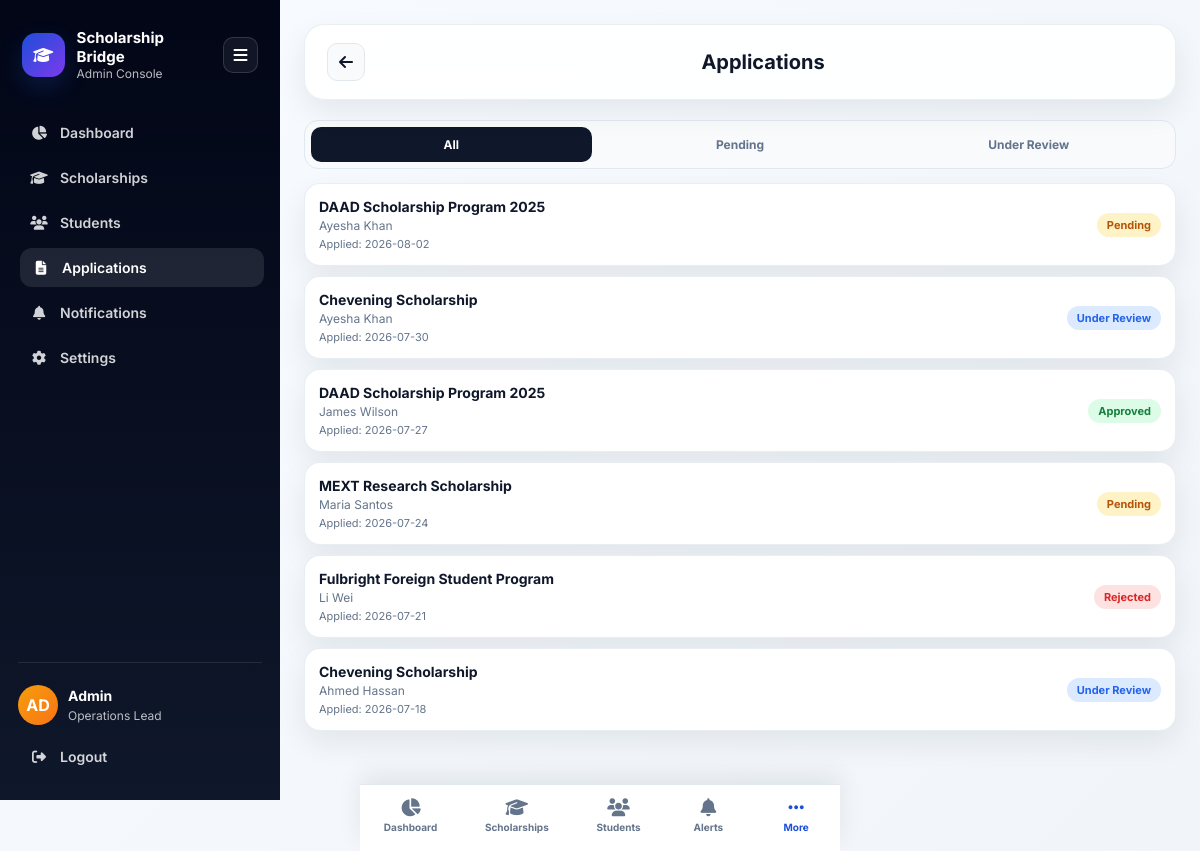
The page /admin/applications (signed in) on the database its author committed.
### tables this page shows
CREATE TABLE applications (
            id INTEGER PRIMARY KEY AUTOINCREMENT,
            scholarship_id INTEGER NOT NULL,
            student_id INTEGER NOT NULL,
            status TEXT DEFAULT 'Pending',
            applied_on TEXT DEFAULT CURRENT_TIMESTAMP,
            FOREIGN KEY (scholarship_id) REFERENCES scholarships(id),
            FOREIGN KEY (student_id) REFERENCES students(id)
        );

CREATE TABLE scholarships (
            id INTEGER PRIMARY KEY AUTOINCREMENT,
            title TEXT NOT NULL,
            university TEXT NOT NULL,
            country TEXT NOT NULL,
            degree_level TEXT NOT NULL,
            vacancies INTEGER DEFAULT 0,
            deadline TEXT NOT NULL,
            funding_type TEXT NOT NULL,
            status TEXT NOT NULL,
            description TEXT,
            benefits TEXT,
            requirements TEXT,
            image_url TEXT,
            created_at TEXT DEFAULT CURRENT_TIMESTAMP
        );

CREATE TABLE students (
            id INTEGER PRIMARY KEY AUTOINCREMENT,
            name TEXT NOT NULL,
            email TEXT NOT NULL,
            country TEXT NOT NULL,
            status TEXT DEFAULT 'Active',
            avatar TEXT,
            degree_level TEXT,
            university_interest TEXT,
            field_of_study TEXT,
            phone TEXT,
            registered_on TEXT,
            last_login TEXT,
            total_applications INTEGER DEFAULT 0,
            saved_scholarships INTEGER DEFAULT 0
        );

### app.py (the view)
@app.route("/admin/applications")
@login_required
def applications():
    tab = request.args.get("tab", "All")
    query = """SELECT a.*, s.title as scholarship_title, st.name as student_name
               FROM applications a
               JOIN scholarships s ON a.scholarship_id = s.id
               JOIN students st ON a.student_id = st.id"""
    params = []
    if tab != "All":
        query += " WHERE a.status = ?"
        params.append(tab)
    query += " ORDER BY a.applied_on DESC"
    conn = get_db()
    items = conn.execute(query, params).fetchall()
    conn.close()
    return render_template("admin/applications.html", applications=items, tab=tab)

### app.py (called while the page is built)
def login_required(f):
    @wraps(f)
    def decorated(*args, **kwargs):
        if not session.get("admin_logged_in"):
            return redirect(url_for("admin_login"))
        return f(*args, **kwargs)
    return decorated

### models.py (called while the page is built)
def get_db():
    conn = sqlite3.connect(DB_PATH)
    conn.row_factory = sqlite3.Row
    return conn

### templates/admin/applications.html (shortened to what this page needs)
{% extends "base.html" %}
{% from "admin/macros.html" import bottom_nav, status_badge %}
{% block body %}
<div class="app-shell">
  <aside class="sidebar">
    <div class="sidebar-brand">
      <div class="brand-icon"><i class="fas fa-graduation-cap"></i></div>
      <div class="meta">
        <h3>Scholarship Bridge</h3>
        <p>Admin Console</p>
      </div>
      <button class="sidebar-toggle" type="button"><i class="fas fa-bars"></i></button>
    </div>
    <nav class="sidebar-nav">
      <a href="{{ url_for('dashboard') }}" class="sidebar-link"><i class="fas fa-chart-pie"></i><span>Dashboard</span></a>
      <a href="{{ url_for('scholarships') }}" class="sidebar-link"><i class="fas fa-graduation-cap"></i><span>Scholarships</span></a>
      <a href="{{ url_for('students') }}" class="sidebar-link"><i class="fas fa-users"></i><span>Students</span></a>
      <a href="{{ url_for('applications') }}" class="sidebar-link active"><i class="fas fa-file-alt"></i><span>Applications</span></a>
      <a href="{{ url_for('notifications') }}" class="sidebar-link"><i class="fas fa-bell"></i><span>Notifications</span></a>
      <a href="{{ url_for('settings') }}" class="sidebar-link"><i class="fas fa-cog"></i><span>Settings</span></a>
    </nav>
    <div class="sidebar-footer">
      <div class="sidebar-user">
        <div class="avatar">{{ session.admin_name[:2]|upper }}</div>
        <div>
          <strong>{{ session.admin_name }}</strong>
          <span>Operations Lead</span>
        </div>
      </div>
      <a href="{{ url_for('admin_logout') }}" class="sidebar-link"><i class="fas fa-right-from-bracket"></i><span>Logout</span></a>
    </div>
  </aside>
  <main class="main-panel">
    <div class="admin-shell">
      <header class="admin-header">
        <div class="header-actions">
          <a href="{{ url_for('dashboard') }}" class="back-btn"><i class="fas fa-arrow-left"></i></a>
        </div>
        <h1>Applications</h1>
      </header>
      <div class="admin-content">
        <div class="tabs">
          <a href="{{ url_for('applications', tab='All') }}" class="tab {% if tab == 'All' %}active{% endif %}">All</a>
          <a href="{{ url_for('applications', tab='Pending') }}" class="tab {% if tab == 'Pending' %}active{% endif %}">Pending</a>
          <a href="{{ url_for('applications', tab='Under Review') }}" class="tab {% if tab == 'Under Review' %}active{% endif %}">Under Review</a>
        </div>
        {% for app in applications %}
        <div class="list-card">
          <div class="info">
            <h3>{{ app.scholarship_title }}</h3>
            <p>{{ app.student_name }}</p>
            <div class="meta">Applied: {{ app.applied_on }}</div>
          </div>
          {{ status_badge(app.status) }}
        </div>
        {% else %}
        <div class="empty-state">
          <i class="fas fa-file-alt"></i>
          <p>No applications in this category.</p>
        </div>
        {% endfor %}
      </div>
      {{ bottom_nav('more') }}
    </div>
  </main>
</div>
{% endblock %}

### templates/base.html (shortened to what this page needs)
<!DOCTYPE html>
<html lang="en">
<head>
  <link rel="stylesheet" href="https://cdnjs.cloudflare.com/ajax/libs/font-awesome/6.7.2/css/all.min.css">
  <link rel="stylesheet" href="{{ url_for('static', filename='css/admin.css') }}">
</head>
<body>
  {% block body %}{% endblock %}
</body>
</html>

### templates/admin/macros.html
{% macro status_badge(status) %}
  {% set s = status|lower|replace(' ', '-') %}
  <span class="badge {{ s }}">{{ status }}</span>
{% endmacro %}
{% macro bottom_nav(active) %}
<nav class="bottom-nav">
  <a href="{{ url_for('dashboard') }}" class="nav-item {% if active == 'dashboard' %}active{% endif %}">
    <i class="fas fa-chart-pie"></i>
    <span>Dashboard</span>
  </a>
  <a href="{{ url_for('scholarships') }}" class="nav-item {% if active == 'scholarships' %}active{% endif %}">
    <i class="fas fa-graduation-cap"></i>
    <span>Scholarships</span>
  </a>
  <a href="{{ url_for('students') }}" class="nav-item {% if active == 'students' %}active{% endif %}">
    <i class="fas fa-users"></i>
    <span>Students</span>
  </a>
  <a href="{{ url_for('notifications') }}" class="nav-item {% if active == 'notifications' %}active{% endif %}">
    <i class="fas fa-bell"></i>
    <span>Alerts</span>
  </a>
  <a href="{{ url_for('more') }}" class="nav-item {% if active == 'more' %}active{% endif %}">
    <i class="fas fa-ellipsis-h"></i>
    <span>More</span>
  </a>
</nav>
{% endmacro %}

### rows shown on the page
applications: scholarship_title "DAAD Scholarship Program 2025", student_name "Ayesha Khan", applied_on "2026-08-02", status "Pending"
applications: scholarship_title "Chevening Scholarship", student_name "Ayesha Khan", applied_on "2026-07-30", status "Under Review"
applications: scholarship_title "DAAD Scholarship Program 2025", student_name "James Wilson", applied_on "2026-07-27", status "Approved"
applications: scholarship_title "MEXT Research Scholarship", student_name "Maria Santos", applied_on "2026-07-24", status "Pending"
applications: scholarship_title "Fulbright Foreign Student Program", student_name "Li Wei", applied_on "2026-07-21", status "Rejected"
applications: scholarship_title "Chevening Scholarship", student_name "Ahmed Hassan", applied_on "2026-07-18", status "Under Review"

### other values the page prints
{{ session.admin_name[:2]|upper }} "AD"
{{ session.admin_name }} "Admin"
